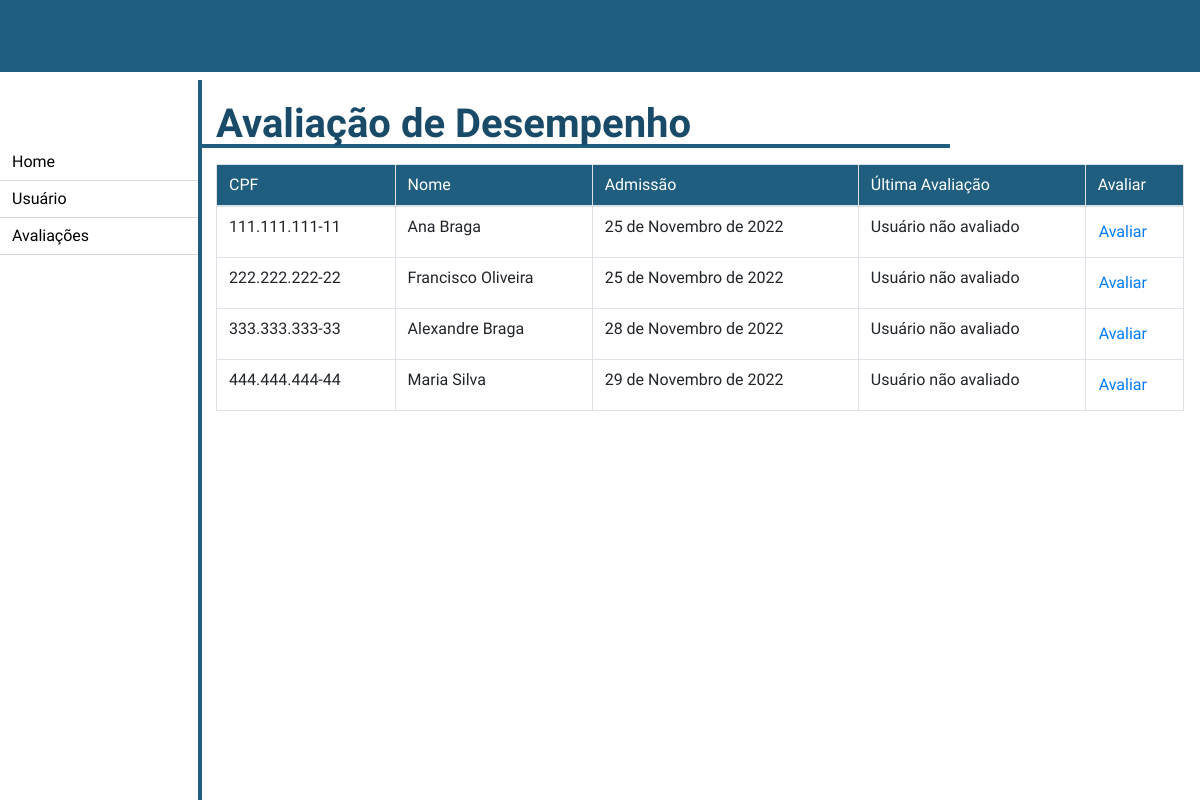
Page /recursos_humanos/avaliacao_desempenho/ on the earlier database version.
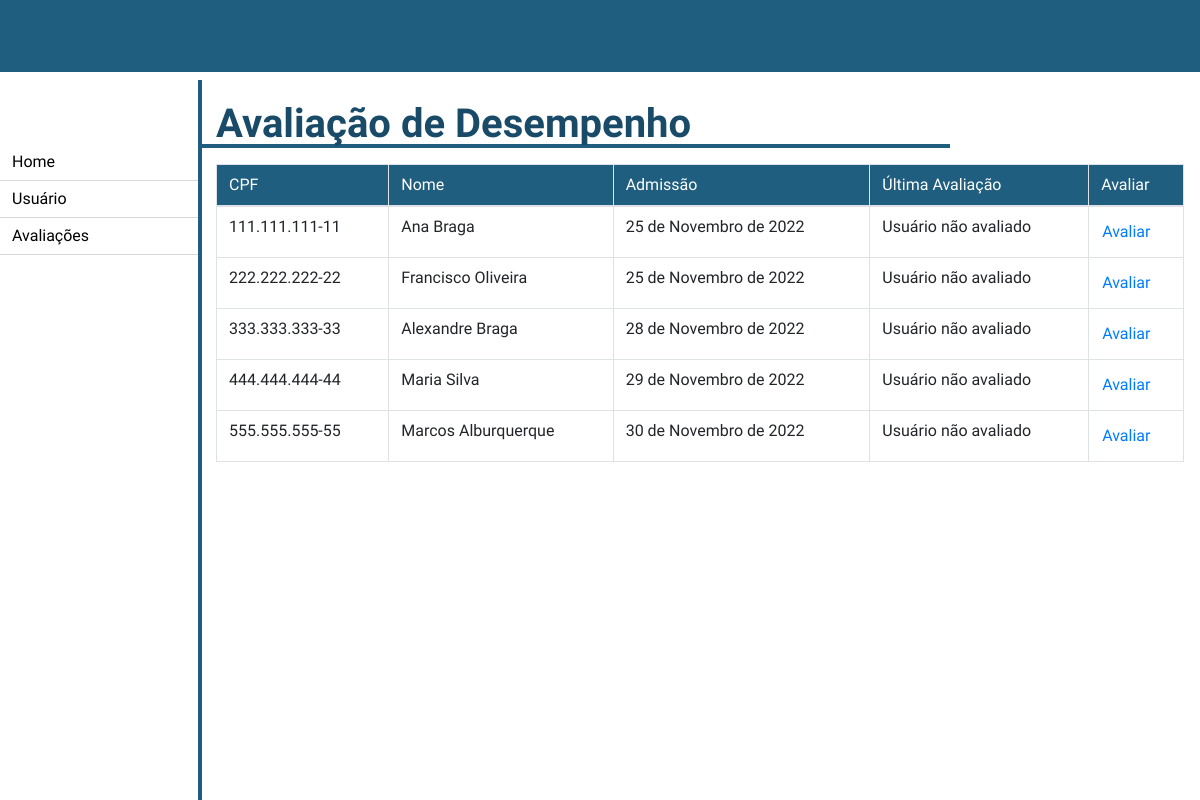
Same page on the later database version.
### recursos_humanos/models.py (models this page shows, shortened)
class Usuario(models.Model):
    FUNCAO = (
        ('presidente', "Presidente"),
        ('diretos', "Diretor"),
        ('gerente', "Gerente"),
        ('chefe', "Chefe"),
        ('colaborador', "Colaborador"),
        ('cedido', "Cedido a outro orgão"),
        ('recursos_humanos', "Recursos Humanos"),
    )
    CLASSE = (
        ('classe1', "Classe 1"),
        ('classe2', "Classe 2"),
        ('classe3', "Classe 3"),
    )
    NIVEL = (
        ('', '----'),
        ('i', "I"),
        ('ii', "II"),
        ('iii', "III"),
        ('iv', "IV"),
        ('v', "V"),
        ('vi', "VI"),
        ('vii', "VII"),
        ('viii', "VIII"),
        ('ix', "IX"),
        ('x', "X"),
        ('xi', "XI"),
        ('xii', "XII"),
    )
    nome = models.CharField(max_length=100, blank=False, null=False)
    senha = models.CharField(max_length=20, blank=False, null=False)
    email = models.EmailField(blank=False, null=False)
    cpf = models.CharField(max_length=14, blank=False, null=False)
    data_criacao_usuario = models.DateField(default=datetime.now, blank=False, null=False)
    data_atualizacao_usuario = models.DateField(blank=True, null=True)
    data_inativacao_usuario = models.DateField(blank=True, null=True)
    data_ultima_avaliacao = models.DateField(blank=True, null=True)
    setor = models.CharField(max_length=50)
    cargo = models.CharField(max_length=50)
    funcao = models.CharField(max_length=20, choices=FUNCAO)
    classe = models.CharField(max_length=20, choices=CLASSE)
    nivel = models.CharField(max_length=5, choices=NIVEL, blank=True, null=True)
    gerencia = models.ForeignKey('Gerencia', on_delete=models.CASCADE)
    diretoria = models.ForeignKey('Diretoria', on_delete=models.CASCADE)
    efetivo = models.BooleanField(default=False)
    inativo = models.BooleanField(default=False)
    meritos = models.ManyToManyField(FatorDesempenhoMerito, blank=True)
    demeritos = models.ManyToManyField(FatorDesempenhoDemerito, blank=True)
    avaliacoes = models.ManyToManyField(AvaliacaoDesempenho, blank=True)
    class Meta:
        verbose_name = "Usuário"

### recursos_humanos/views.py (the view)
# urls.py: path('avaliacao_desempenho/', views.avaliacao_desempenho, name='avaliacao_desempenho'),
def avaliacao_desempenho(request):
    usuarios = Usuario.objects.all()
    return render(request, "recursos_humanos/avaliacao_desempenho.html", {'usuarios': usuarios})

### templates/recursos_humanos/avaliacao_desempenho.html
{% extends './home.html' %}
{% block 'conteudo' %}
<h1 class="pl-3 my-2 w-75 font-weight-bold">Avaliação de Desempenho</h1>
<form class="form mt-3 mx-3">
    <div class="input-group mb-3">
        <table class="table table-bordered">
            <thead>
                <tr class="tabela--cabecalho">
                    <th scope="col">CPF</th>
                    <th scope="col">Nome</th>
                    <th scope="col">Admissão</th>
                    <th scope="col">Última Avaliação</th>
                    <th scope="col">Avaliar</th>
                </tr>
            </thead>
            <tbody>
                {% for usuario in usuarios %}
                <tr>
                    <td>{{ usuario.cpf }}</th>
                    <td>{{ usuario.nome }}</td>
                    <td>{{ usuario.data_criacao_usuario }}</td>
                    {% if usuario.data_ultima_avaliacao == None %}
                        <td>Usuário não avaliado</td>
                    {% else %}
                        <td>{{ usuario.data_ultima_avaliacao }}</td>
                    {% endif %}
                    <td>
                        <a href="{% url 'avaliar_usuario' usuario.id %}" class="btn btn-link p-0">Avaliar</a>
                    </td>
                </tr>
                {% endfor %}
            </tbody>
        </table>
    </div>
</form>
{% endblock %}

Differences in the rows shown:
added Usuario: cpf "555.555.555-55", nome "Marcos Alburquerque", data_criacao_usuario "30 de Novembro de 2022", shows "Usuário não avaliado"
